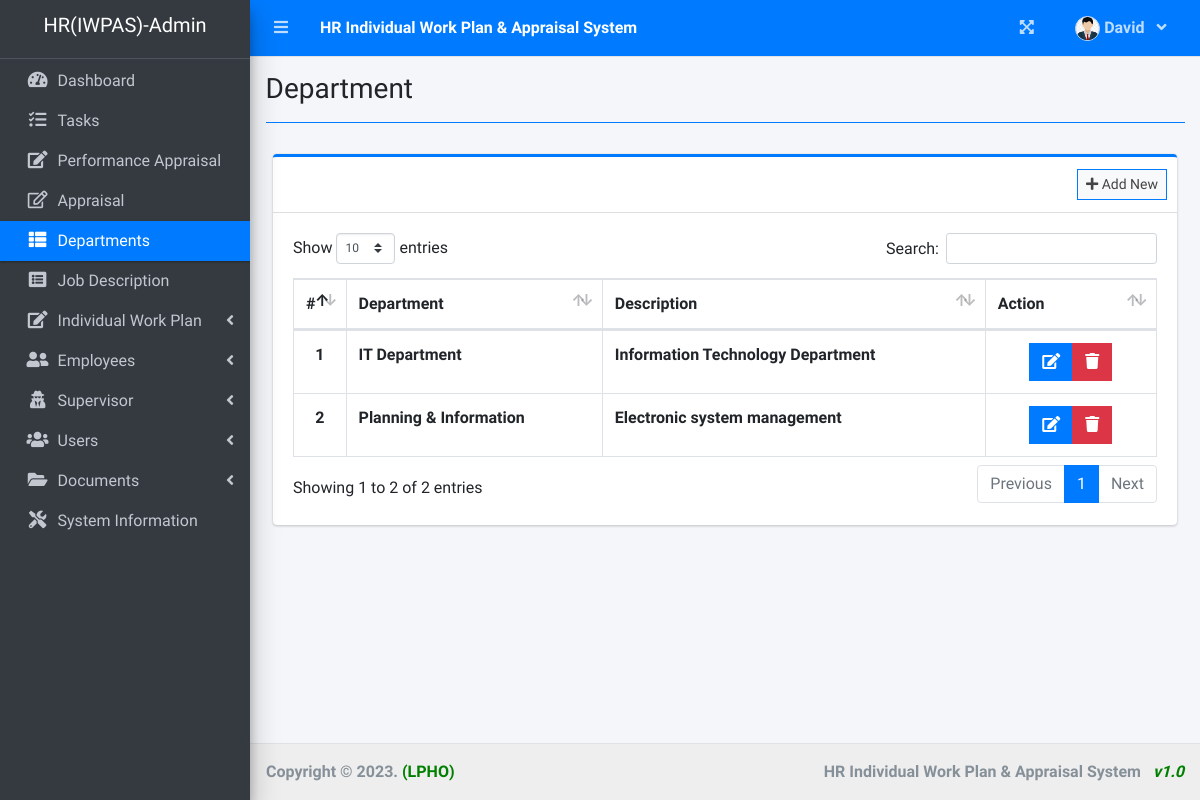
/index.php?page=department (signed in), run on the app's committed database.
### tables this page shows
CREATE TABLE `department_list` (
  `id` int(30) NOT NULL,
  `department` varchar(200) NOT NULL,
  `description` text NOT NULL
);

### department.php (the view, shortened to what this page needs)
<?php include'db_connect.php' ?>
<div class="col-lg-12">
	<div class="card card-outline card-primary">
		<div class="card-header">
			<div class="card-tools">
				<a class="btn btn-block btn-sm btn-default btn-flat border-primary new_department" href="javascript:void(0)"><i class="fa fa-plus"></i> Add New</a>
			</div>
		</div>
		<div class="card-body">
			<table class="table tabe-hover table-bordered" id="list">
				<colgroup>
					<col width="5%">
					<col width="30%">
					<col width="45%">
					<col width="20%">
				</colgroup>
				<thead>
					<tr>
						<th class="text-center">#</th>
						<th>Department</th>
						<th>Description</th>
						<th>Action</th>
					</tr>
				</thead>
				<tbody>
					<?php
					$i = 1;
					$qry = $conn->query("SELECT * FROM department_list order by department asc ");
					while($row= $qry->fetch_assoc()):
					?>
					<tr>
						<th class="text-center"><?php echo $i++ ?></th>
						<td><b><?php echo $row['department'] ?></b></td>
						<td><b><?php echo $row['description'] ?></b></td>
						<td class="text-center">
		                    <div class="btn-group">
		                        <a href="javascript:void(0)" data-id='<?php echo $row['id'] ?>' class="btn btn-primary btn-flat manage_department">
		                          <i class="fas fa-edit"></i>
		                        </a>
		                        <button type="button" class="btn btn-danger btn-flat delete_department" data-id="<?php echo $row['id'] ?>">
		                          <i class="fas fa-trash"></i>
		                        </button>
	                      </div>
						</td>
					</tr>
				<?php endwhile; ?>
				</tbody>
			</table>
		</div>
	</div>
</div>

### data on the page
department_list: department "IT Department", description "Information Technology Department"
department_list: department "Planning & Information", description "Electronic system management"

### other printed values
$_SESSION['system']['name'] "HR Individual Work Plan & Appraisal System"
$_SESSION['login_firstname'] "David"
$_SESSION['system']['short_form'] "HR(IWPAS)"
$title "Department"
